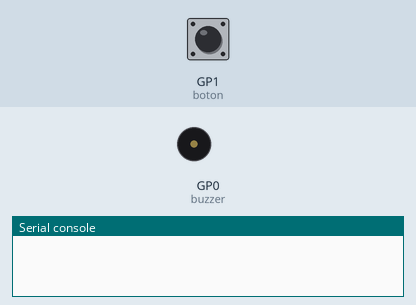
A program run on a simulated Raspberry Pi Pico running MicroPython. On the bench: buzzer (waves = sounding, pin HIGH), the last lines printed to the serial console. The inputs (shaded band) are chosen by the test bench; at power-on: GP1 (boton) HIGH.

Above: at 1.2 s.
1.3 s: GP1 (boton) pulled LOW for 0.15 s
At 2.1 s:
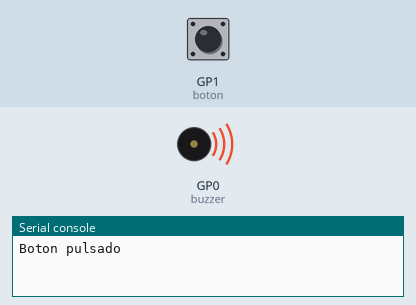
3.8 s: GP1 (boton) pulled LOW for 3.2 s
At 8.5 s:
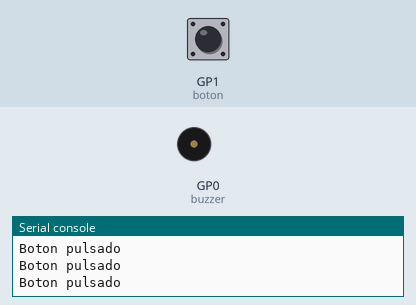
Timing chart, 0 to 10.0 s (numbered marks = the images above; inputs shaded):
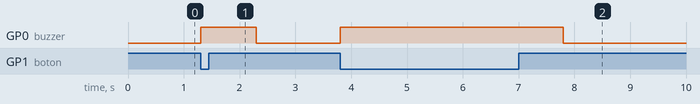

The program:

A09_activo.py
```python
from machine import Pin
import time

boton = Pin(1, Pin.IN, Pin.PULL_UP)
buzzer = Pin(0, Pin.OUT)

while True:
    if boton.value() == 0:
        print("Boton pulsado")
        buzzer.value(1)
        time.sleep(1)
    else:
        buzzer.value(0)
```

Measured:
- after the input at 1.3 s, GP0 (buzzer): LOW → HIGH at once, → LOW 1.0 s later
- after the input at 3.8 s, GP0 (buzzer): LOW → HIGH at once, → LOW 4.0 s later
